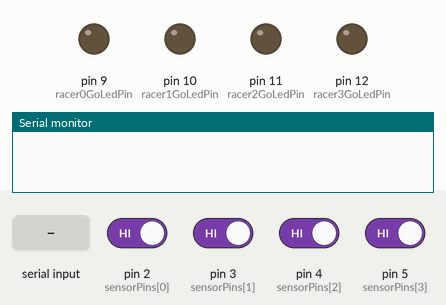
A sketch run on a simulated Arduino Uno, built with avr-gcc and run on an emulated ATmega328P. Parts: output pins drawn as LEDs (lit = HIGH), the last lines printed to the serial monitor. The inputs (shaded band) are chosen by the test bench; at power-on: pin 2 (sensorPins[0]), pin 3 (sensorPins[1]), pin 4 (sensorPins[2]), pin 5 (sensorPins[3]) HIGH.

Above: at 1.2 s.
1.3 s: "90,45\n" received over Serial
2.8 s: byte 118 ('v') received over Serial
4.3 s: byte 103 ('g') received over Serial
7.3 s: byte 109 ('m') received over Serial
At 8.53 s:
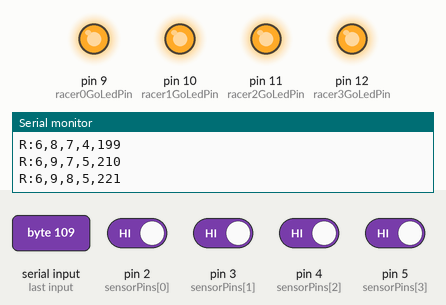
At 9.03 s:
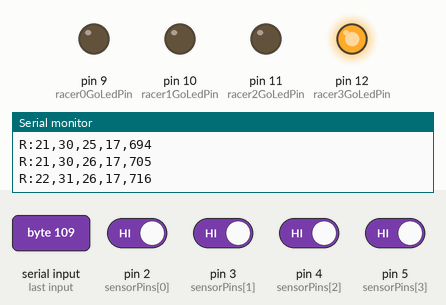
10.3 s: "l90\n" received over Serial
11.8 s: "m90\n" received over Serial
Timing chart, 0 to 14.3 s (numbered marks = the images above; inputs shaded):
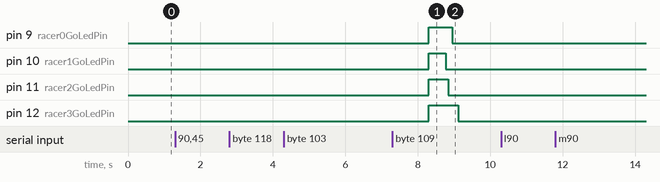

The sketch:

ss_basic.ino
```cpp
/*
 * Arduino wiring:
 *
 * Digital pin  Connected to
 * -----------  ------------
 * 2            Sensor 0
 * 3            Sensor 1
 * 4            Sensor 2
 * 5            Sensor 3
 *
 * 9            Racer0 Start LED anode, Stop LED cathode
 * 10           Racer1 Start LED anode, Stop LED cathode
 * 11           Racer2 Start LED anode, Stop LED cathode
 * 12           Racer3 Start LED anode, Stop LED cathode
 *
 */

#define VERSION "SS_v0.1.7"
#define FALSE_START_TICKS 4
#define MAX_RACERS 4

int statusLEDPin = 13;

long statusBlinkInterval = 250;
int lastStatusLEDValue = LOW;
long previousStatusBlinkMillis = 0;

boolean raceStarted = false;
boolean raceStarting = false;
boolean mockMode = false;
unsigned long raceStartMillis;
unsigned long currentTimeMillis;

char val = 0;

int racer0GoLedPin = 9;
int racer1GoLedPin = 10;
int racer2GoLedPin = 11;
int racer3GoLedPin = 12;

int sensorPins[4] = {2,3,4,5};
int previoussensorValues[4] = {HIGH,HIGH,HIGH,HIGH};
int values[4] = {0,0,0,0};
unsigned long racerTicks[4] = {0,0,0,0};
unsigned long racerFinishTimeMillis[4];

unsigned long lastCountDownMillis;
int lastCountDown;

char charBuff[8];
unsigned int charBuffPos = 0;
bool isReceivingRaceLength = false;
bool isReceivingTimeLength = false;

int raceLengthTicks = 20;
int raceLengthSecs = 60;
int previousFakeTickMillis = 0;

int updateInterval = 10;
unsigned long lastUpdateMillis = 0;

//float mockSpeedsKph[4] = {10.0, 20.0, 30.0, 40.0};
float mockSpeedsKph[4] = {40.0, 56.0, 48.0, 32.0};

bool bRaceTypeDistance = true;

void setup()
{
    Serial.begin(115200);
    pinMode(statusLEDPin, INPUT);
    pinMode(racer0GoLedPin, OUTPUT);
    pinMode(racer1GoLedPin, OUTPUT);
    pinMode(racer2GoLedPin, OUTPUT);
    pinMode(racer3GoLedPin, OUTPUT);
    digitalWrite(racer0GoLedPin, LOW);
    digitalWrite(racer1GoLedPin, LOW);
    digitalWrite(racer2GoLedPin, LOW);
    digitalWrite(racer3GoLedPin, LOW);

    for(int i=0; i<MAX_RACERS; i++) {
        pinMode(sensorPins[i], INPUT);
        digitalWrite(sensorPins[i], HIGH);
    }
}

void blinkLED()
{
    if (millis() - previousStatusBlinkMillis > statusBlinkInterval) {
        previousStatusBlinkMillis = millis();
        lastStatusLEDValue = !lastStatusLEDValue;
        digitalWrite(statusLEDPin, lastStatusLEDValue);
    }
}

boolean isAlphaNum(char c)
{
    if(c >= '0' && c <= '9'){
        return true;
    }
    return false;
}

void checkSerial()
{
    if(Serial.available() > 0) {
        val = Serial.read();
        if(val == '\r' || val == '\n') {
            if(isReceivingRaceLength){
                isReceivingRaceLength = false;
                charBuff[charBuffPos] = '\0'; // null char to terminate the string
                raceLengthTicks = atoi(charBuff);
                Serial.print("L:");
                Serial.println(raceLengthTicks);  // send confirmation
            }else if(isReceivingTimeLength){
                isReceivingTimeLength = false;
                charBuff[charBuffPos] = '\0'; // null char to terminate the string
                raceLengthSecs = atoi(charBuff);
            }
            return;
        }
        // ----------------------------------------------------
        if(isReceivingRaceLength || isReceivingTimeLength) {
            charBuff[charBuffPos] = val;
            charBuffPos++;
        }else {
            if(val == 'l') {
                memset(charBuff, 0, sizeof(charBuff));
                charBuffPos = 0;
                isReceivingRaceLength = true;
            }
            else if(val == 't') {
                memset(charBuff, 0, sizeof(charBuff));
                charBuffPos = 0;
                isReceivingTimeLength = true;
            }
            else if(val == 'v') {
                Serial.print("V:");
                Serial.println(VERSION);
            }
            else if(val == 'g') {   // start race
                for(int i=0; i<MAX_RACERS; i++){
                    racerTicks[i] = 0;
                    racerFinishTimeMillis[i] = 0;
                }

                raceStarting = true;
                raceStarted = false;
                lastCountDown = 4;
                lastCountDownMillis = millis();
            }
            else if(val == 'm') {   // toggle mock mode
                mockMode = !mockMode;
                if(mockMode){ Serial.println("M:ON"); }
                else{ Serial.println("M:OFF"); }
            }
            else if(val == 's') {   // stop race
                raceStarted = false;
                raceStarting = false;

                digitalWrite(racer0GoLedPin,LOW);
                digitalWrite(racer1GoLedPin,LOW);
                digitalWrite(racer2GoLedPin,LOW);
                digitalWrite(racer3GoLedPin,LOW);
            }
            else if(val == 'x'){
                bRaceTypeDistance = false;
            }
            else if(val == 'd'){
                bRaceTypeDistance = true;
            }
            else {
                Serial.print("ERROR:Command invalid ");
                if(val > 32 && val < 127) {
                    Serial.println(char(val));
                }else {
                    Serial.print("ERROR:Unprintable ASCII code ");
                    Serial.println(val);
                }
            }
        }
    }
}

void loop()
{
    blinkLED();
    checkSerial();

    if (raceStarting) {
        // Report false starts
        for(int i=0; i<MAX_RACERS; i++) {
            values[i] = digitalRead(sensorPins[i]);
            if(racerTicks[i] < FALSE_START_TICKS) {
                if(values[i] == HIGH && previoussensorValues[i] == LOW){
                    racerTicks[i]++;
                    if(racerTicks[i] == FALSE_START_TICKS) {
                        Serial.print("FS:");
                        Serial.println(i, DEC);
                        digitalWrite(racer0GoLedPin+i,LOW);
                    }
                }
            }
            previoussensorValues[i] = values[i];
        }
        if((millis() - lastCountDownMillis) > 1000){
            lastCountDown -= 1;
            lastCountDownMillis = millis();
            Serial.print("CD:");
            Serial.println(lastCountDown, DEC);
        }
        if(lastCountDown == 0) {
            raceStart();
        }
    }
    if (raceStarted) {
        currentTimeMillis = millis() - raceStartMillis;

        updateRacerTicks();

        if(bRaceTypeDistance == true){
            checkDistanceBased();
        }else{
            checkTimeBased();
        }

        printRacerUpdate();
    }
}

void updateRacerTicks()
{
    for(int i=0; i<MAX_RACERS; i++) {
        previoussensorValues[i] = values[i];
        values[i] = digitalRead(sensorPins[i]);

        if(mockMode){
            // 1 km/hr = 0.2778 mm/ms
            // 114.3mm == fake roller diameter
            float mmSec = mockSpeedsKph[i] * 277.77778;
            float curTimeSecs = currentTimeMillis / 1000.0;
            racerTicks[i] = floor( currentTimeMillis * mockSpeedsKph[i] * 0.2778 / (114.3 * PI));
        }

        if(values[i] == HIGH && previoussensorValues[i] == LOW){
            racerTicks[i]++;
        }
    }
}

void printRacerUpdate()
{
    if(currentTimeMillis - lastUpdateMillis > updateInterval) {
        lastUpdateMillis = currentTimeMillis;

        Serial.print("R:");

        for(int i=0; i<MAX_RACERS; i++){
            Serial.print(racerTicks[i], DEC);
            Serial.print(",");
        }
        Serial.println(currentTimeMillis, DEC);
    }
}

void raceStart()
{
    raceStartMillis = millis();
    lastUpdateMillis = raceStartMillis;

    raceStarting = false;
    raceStarted = true;

    // reset all racers
    for(int i=0; i<MAX_RACERS; i++) {
        racerTicks[i] = 0;
        racerFinishTimeMillis[i] = 0;
    }

    digitalWrite(racer0GoLedPin,HIGH);
    digitalWrite(racer1GoLedPin,HIGH);
    digitalWrite(racer2GoLedPin,HIGH);
    digitalWrite(racer3GoLedPin,HIGH);
}

void checkDistanceBased()
{
    bool bFinished = true;
    for(int i=0; i<MAX_RACERS; i++) {
        // check to see if they have finished
        if(racerFinishTimeMillis[i] == 0 && racerTicks[i] >= raceLengthTicks) {
            racerFinishTimeMillis[i] = currentTimeMillis;

            Serial.print(i);
            Serial.print("F:");
            Serial.println(racerFinishTimeMillis[i], DEC);
            digitalWrite(racer0GoLedPin+i,LOW);
        }

        if(racerFinishTimeMillis[i] == 0){
            bFinished = false;
        }
    }

    if(bFinished == true){
        raceStarting = false;
        raceStarted = false;
    }
}

void checkTimeBased()
{
    if(currentTimeMillis > raceLengthSecs * 1000){
        raceStarted = false;
        // print all racers
        for(int i=0; i<MAX_RACERS; i++) {
            Serial.print(i);
            Serial.print("F:");
            Serial.println(raceLengthSecs * 1000, DEC);
        }
        raceStarting = false;
        raceStarted = false;
    }
}
```
